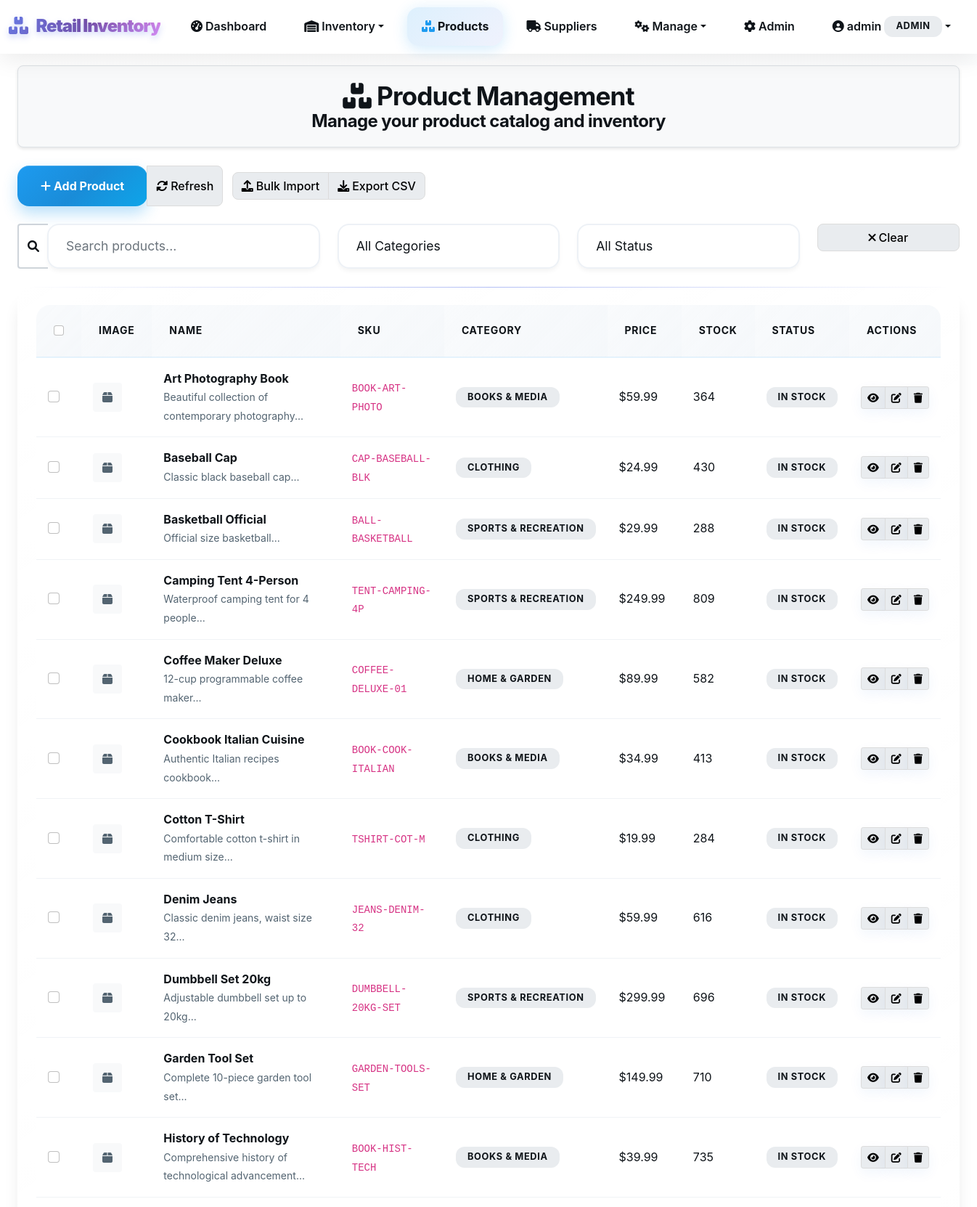
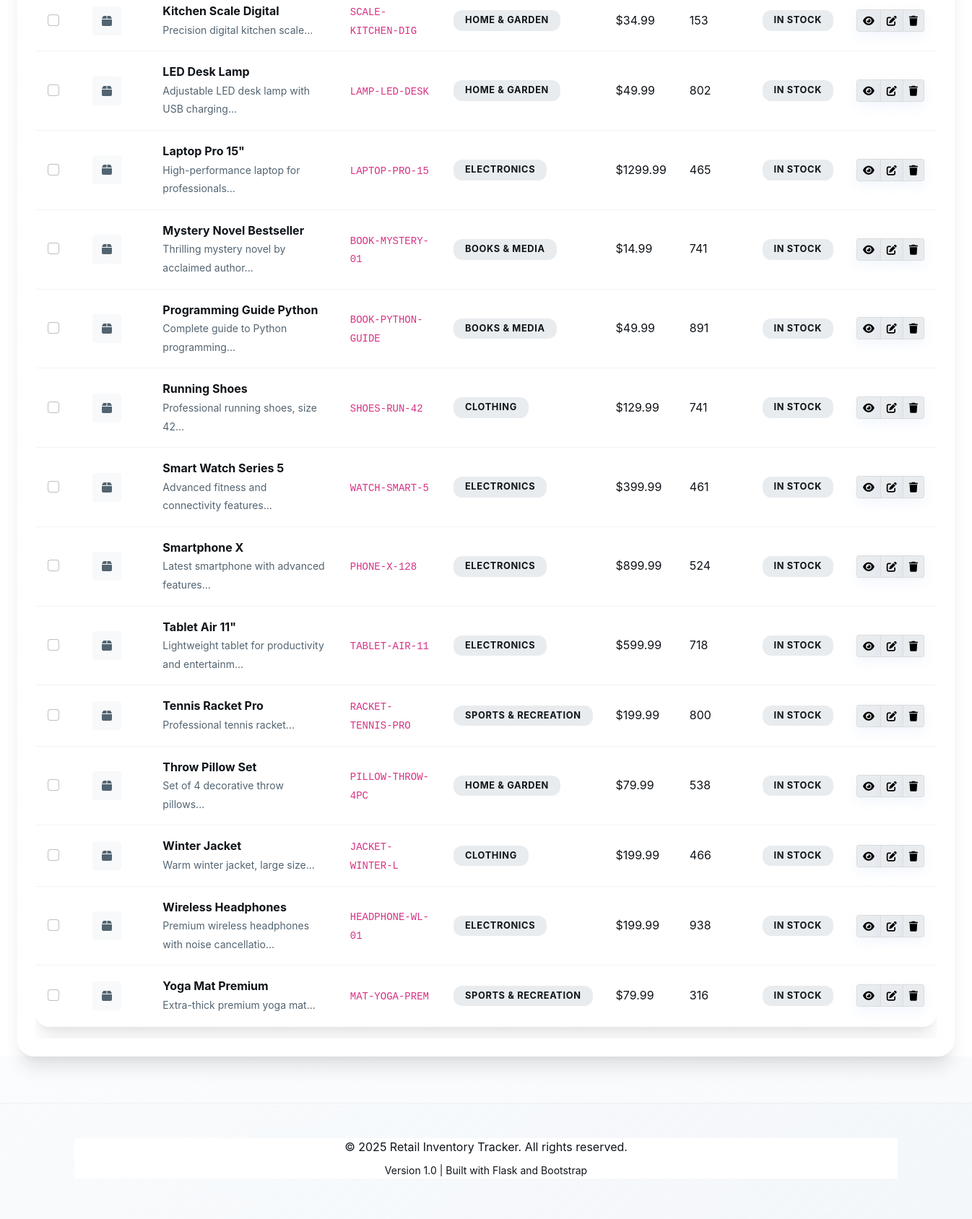
Screenshot of /products (signed in) with the database file from the repository (2 pictures, top to bottom).
### tables this page shows
CREATE TABLE products (
                id INTEGER PRIMARY KEY AUTOINCREMENT,
                name VARCHAR(100) NOT NULL,
                category VARCHAR(50) NOT NULL,
                sku VARCHAR(50) UNIQUE NOT NULL,
                barcode VARCHAR(100),
                description TEXT,
                unit_price DECIMAL(10,2) NOT NULL,
                cost_price DECIMAL(10,2),
                supplier_id INTEGER,
                created_at TIMESTAMP DEFAULT CURRENT_TIMESTAMP,
                updated_at TIMESTAMP DEFAULT CURRENT_TIMESTAMP, reorder_level INTEGER DEFAULT 10,
                FOREIGN KEY (supplier_id) REFERENCES suppliers(id)
            );

### app.py (the view)
@app.route('/products')
def products():
    if 'user_id' not in session:
        return redirect(url_for('login'))
    conn = sqlite3.connect(DATABASE_PATH)
    cursor = conn.cursor()
    cursor.execute('''
        SELECT p.id, p.name, p.category, p.sku, p.barcode, p.description,
               p.unit_price, p.cost_price, p.supplier_id, p.created_at, p.updated_at,
               COALESCE(SUM(i.quantity), 0) as total_stock,
               COALESCE(MIN(i.reorder_level), 10) as reorder_level
        FROM products p
        LEFT JOIN inventory i ON p.id = i.product_id
        GROUP BY p.id, p.name, p.category, p.sku, p.barcode, p.description,
                 p.unit_price, p.cost_price, p.supplier_id, p.created_at, p.updated_at
        ORDER BY p.name
    ''')
    products_data = []
    for row in cursor.fetchall():
        products_data.append({
            'id': row[0], 'name': row[1], 'category': row[2], 'sku': row[3],
            'barcode': row[4], 'description': row[5], 'unit_price': row[6],
            'cost_price': row[7], 'supplier_id': row[8], 'created_at': row[9],
            'updated_at': row[10], 'total_stock': row[11], 'reorder_level': row[12]
        })
    cursor.execute('SELECT DISTINCT category FROM products ORDER BY category')
    categories = [row[0] for row in cursor.fetchall()]
    cursor.execute('SELECT id, name FROM suppliers ORDER BY name')
    suppliers = [{'id': row[0], 'name': row[1]} for row in cursor.fetchall()]
    conn.close()
    return render_template('products.html', products_data=products_data,
                          categories=categories, suppliers=suppliers)

### templates/products.html (shortened to what this page needs)
{% extends "base.html" %}
{% block content %}
<div class="container-fluid">
    <div class="title-bar">
        <h1><i class="fas fa-boxes me-2"></i>Product Management</h1>
        <h4>Manage your product catalog and inventory</h4>
    </div>
    <div class="row mb-4">
        <div class="col-12">
            <div class="btn-group me-2" role="group">
                <button type="button" class="btn btn-primary" data-bs-toggle="modal" data-bs-target="#addProductModal">
                    <i class="fas fa-plus me-1"></i>Add Product
                </button>
                <button type="button" class="btn btn-outline-secondary" onclick="refreshProducts()">
                    <i class="fas fa-sync-alt me-1"></i>Refresh
                </button>
            </div>
            <div class="btn-group me-2" role="group">
                <button type="button" class="btn btn-outline-info" data-bs-toggle="modal" data-bs-target="#bulkImportModal">
                    <i class="fas fa-upload me-1"></i>Bulk Import
                </button>
                <button type="button" class="btn btn-outline-success" onclick="exportProducts()">
                    <i class="fas fa-download me-1"></i>Export CSV
                </button>
            </div>
        </div>
    </div>
    <div class="row mb-4">
        <div class="col-md-4">
            <div class="input-group">
                <span class="input-group-text"><i class="fas fa-search"></i></span>
                <input type="text" class="form-control" id="searchProducts" placeholder="Search products...">
            </div>
        </div>
        <div class="col-md-3">
            <select class="form-select" id="categoryFilter">
                <option value="">All Categories</option>
            </select>
        </div>
        <div class="col-md-3">
            <select class="form-select" id="statusFilter">
                <option value="">All Status</option>
            </select>
        </div>
        <div class="col-md-2">
            <button type="button" class="btn btn-outline-secondary w-100" onclick="clearFilters()">
                <i class="fas fa-times me-1"></i>Clear
            </button>
        </div>
    </div>
    <div class="card border-0 shadow-sm">
        <div class="card-body">
            <div class="table-responsive">
                <table class="table table-hover" id="productsTable">
                    <thead class="table-dark">
                        <tr>
                            <th>
                                <input type="checkbox" id="selectAll" class="form-check-input">
                            </th>
                            <th>Image</th>
                            <th>Name</th>
                            <th>SKU</th>
                            <th>Category</th>
                            <th>Price</th>
                            <th>Stock</th>
                            <th>Status</th>
                            <th>Actions</th>
                        </tr>
                    </thead>
                    <tbody>
                        {% for product in products_data %}
                        <tr>
                            <td>
                                <input type="checkbox" class="form-check-input product-checkbox"
                                       value="{{ product.id }}">
                            </td>
                            <td>
                                <div class="product-image-placeholder">
                                    <i class="fas fa-box text-muted"></i>
                                </div>
                            </td>
                            <td>
                                <div>
                                    <strong>{{ product.name }}</strong>
                                    {% if product.description %}
                                    <br><small class="text-muted">{{ product.description[:50] }}...</small>
                                    {% endif %}
                                </div>
                            </td>
                            <td><code>{{ product.sku }}</code></td>
                            <td><span class="badge bg-secondary">{{ product.category }}</span></td>
                            <td>${{ "%.2f"|format(product.unit_price) }}</td>
                            <td>{{ product.total_stock or 0 }}</td>
                            <td>
                                {% if product.total_stock > product.reorder_level %}
                                <span class="badge bg-success">In Stock</span>
                                {% elif product.total_stock > 0 %}
                                <span class="badge bg-warning">Low Stock</span>
                                {% else %}
                                <span class="badge bg-danger">Out of Stock</span>
                                {% endif %}
                            </td>
                            <td>
                                <div class="btn-group btn-group-sm" role="group">
                                    <button type="button" class="btn btn-outline-primary"
                                            onclick="viewProduct({{ product.id }})"
                                            title="View Details">
                                        <i class="fas fa-eye"></i>
                                    </button>
                                    <button type="button" class="btn btn-outline-warning"
                                            onclick="editProduct({{ product.id }})"
                                            title="Edit Product">
                                        <i class="fas fa-edit"></i>
                                    </button>
                                    <button type="button" class="btn btn-outline-danger"
                                            onclick="deleteProduct({{ product.id }}, '{{ product.name }}')"
                                            title="Delete Product">
                                        <i class="fas fa-trash"></i>
                                    </button>
                                </div>
                            </td>
                        </tr>
                        {% endfor %}
                    </tbody>
                </table>
            </div>
        </div>
    </div>
</div>
{% endblock %}

### templates/products.html (style rules this page uses)
.product-image-placeholder { width: 40px; height: 40px; display: flex; align-items: center; justify-content: center; background-color: #f8f9fa; border-radius: 4px; }
.table th { border-top: none; font-weight: 600; }
.badge { font-size: 0.75em; }

### rows the page displays
products: name "Art Photography Book", description "Beautiful collection of contemporary photography", sku "BOOK-ART-PHOTO", category "BOOKS & MEDIA", unit_price "59.99", total_stock "364"
products: name "Baseball Cap", description "Classic black baseball cap", sku "CAP-BASEBALL-BLK", category "CLOTHING", unit_price "24.99", total_stock "430"
products: name "Basketball Official", description "Official size basketball", sku "BALL-BASKETBALL", category "SPORTS & RECREATION", unit_price "29.99", total_stock "288"
products: name "Camping Tent 4-Person", description "Waterproof camping tent for 4 people", sku "TENT-CAMPING-4P", category "SPORTS & RECREATION", unit_price "249.99", total_stock "809"
products: name "Coffee Maker Deluxe", description "12-cup programmable coffee maker", sku "COFFEE-DELUXE-01", category "HOME & GARDEN", unit_price "89.99", total_stock "582"
products: name "Cookbook Italian Cuisine", description "Authentic Italian recipes cookbook", sku "BOOK-COOK-ITALIAN", category "BOOKS & MEDIA", unit_price "34.99", total_stock "413"
products: name "Cotton T-Shirt", description "Comfortable cotton t-shirt in medium size", sku "TSHIRT-COT-M", category "CLOTHING", unit_price "19.99", total_stock "284"
products: name "Denim Jeans", description "Classic denim jeans, waist size 32", sku "JEANS-DENIM-32", category "CLOTHING", unit_price "59.99", total_stock "616"
products: name "Dumbbell Set 20kg", description "Adjustable dumbbell set up to 20kg", sku "DUMBBELL-20KG-SET", category "SPORTS & RECREATION", unit_price "299.99", total_stock "696"
products: name "Garden Tool Set", description "Complete 10-piece garden tool set", sku "GARDEN-TOOLS-SET", category "HOME & GARDEN", unit_price "149.99", total_stock "710"
products: name "History of Technology", description "Comprehensive history of technological advancement", sku "BOOK-HIST-TECH", category "BOOKS & MEDIA", unit_price "39.99", total_stock "735"
products: name "Kitchen Scale Digital", description "Precision digital kitchen scale", sku "SCALE-KITCHEN-DIG", category "HOME & GARDEN", unit_price "34.99", total_stock "153"
products: name "LED Desk Lamp", description "Adjustable LED desk lamp with USB charging", sku "LAMP-LED-DESK", category "HOME & GARDEN", unit_price "49.99", total_stock "802"
products: name "Laptop Pro 15\"", description "High-performance laptop for professionals", sku "LAPTOP-PRO-15", category "ELECTRONICS", unit_price "1299.99", total_stock "465"
products: name "Mystery Novel Bestseller", description "Thrilling mystery novel by acclaimed author", sku "BOOK-MYSTERY-01", category "BOOKS & MEDIA", unit_price "14.99", total_stock "741"
products: name "Programming Guide Python", description "Complete guide to Python programming", sku "BOOK-PYTHON-GUIDE", category "BOOKS & MEDIA", unit_price "49.99", total_stock "891"
products: name "Running Shoes", description "Professional running shoes, size 42", sku "SHOES-RUN-42", category "CLOTHING", unit_price "129.99", total_stock "741"
products: name "Smart Watch Series 5", description "Advanced fitness and connectivity features", sku "WATCH-SMART-5", category "ELECTRONICS", unit_price "399.99", total_stock "461"
products: name "Smartphone X", description "Latest smartphone with advanced features", sku "PHONE-X-128", category "ELECTRONICS", unit_price "899.99", total_stock "524"
products: name "Tablet Air 11\"", description "Lightweight tablet for productivity and entertainm", sku "TABLET-AIR-11", category "ELECTRONICS", unit_price "599.99", total_stock "718"
products: name "Tennis Racket Pro", description "Professional tennis racket", sku "RACKET-TENNIS-PRO", category "SPORTS & RECREATION", unit_price "199.99", total_stock "800"
products: name "Throw Pillow Set", description "Set of 4 decorative throw pillows", sku "PILLOW-THROW-4PC", category "HOME & GARDEN", unit_price "79.99", total_stock "538"
products: name "Winter Jacket", description "Warm winter jacket, large size", sku "JACKET-WINTER-L", category "CLOTHING", unit_price "199.99", total_stock "466"
products: name "Wireless Headphones", description "Premium wireless headphones with noise cancellatio", sku "HEADPHONE-WL-01", category "ELECTRONICS", unit_price "199.99", total_stock "938"
products: name "Yoga Mat Premium", description "Extra-thick premium yoga mat", sku "MAT-YOGA-PREM", category "SPORTS & RECREATION", unit_price "79.99", total_stock "316"

### other values shown
{{ session.username }} "admin"
{{ session.role.title() }} "ADMIN"
